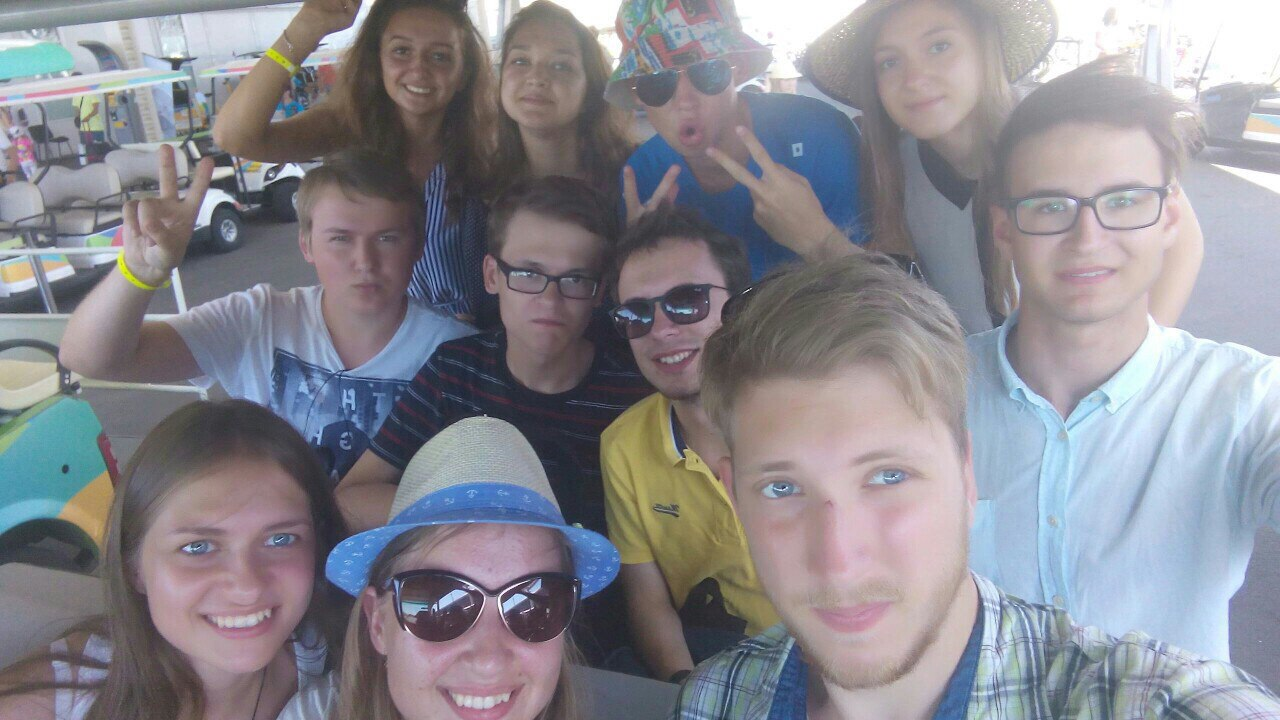
#> input picture HomeWork1/haarDetector/photo.jpg, 1280 x 720 px
$ python haarDetector.py
#> lines starting #> are read from the running program, lines starting #| are printed output that depends on the picture; after the words box and inside, x2 and y2 are one past the last pixel; in counts of white or black regions, pixels touching at a corner belong together
import numpy as np
import cv2
from matplotlib import pyplot as plt
from os.path import realpath, normpath

face_cascade=cv2.CascadeClassifier('/usr/local/Cellar/opencv/2.4.12/share/OpenCV/haarcascades/haarcascade_frontalface_default.xml')
#face_cascade = cv2.CascadeClassifier('haarcascade_frontalface_default.xml')
eye_cascade = cv2.CascadeClassifier('/usr/local/Cellar/opencv/2.4.12/share/OpenCV/haarcascades/haarcascade_eye.xml')

img = cv2.imread('photo.jpg')
#> img is the input picture: shape (720, 1280, 3); mean B, G, R 143.5, 136.5, 137.7
gray = cv2.cvtColor(img, cv2.COLOR_BGR2GRAY)
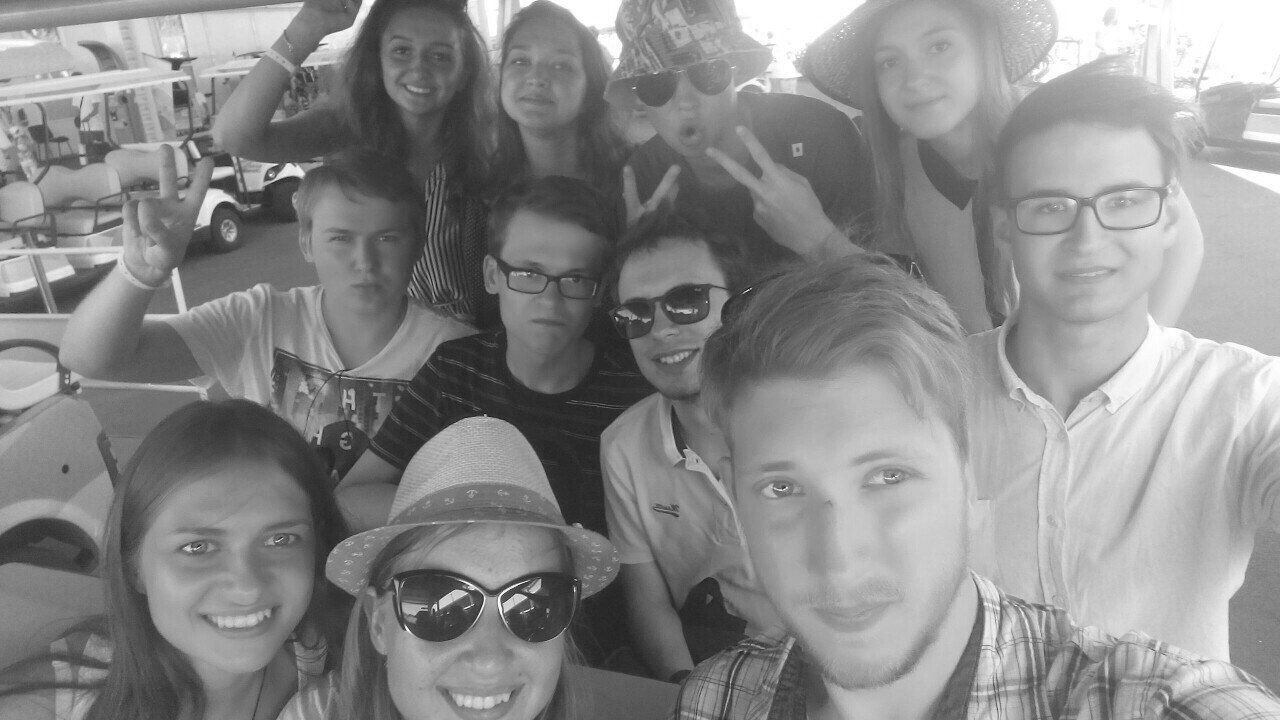
#> gray: shape (720, 1280); min 6, max 255, mean 137.6

faces = face_cascade.detectMultiScale(gray, 1.3, 5)
#> faces = [[369, 17, 102, 102], [488, 30, 96, 96], [308, 197, 107, 107], [479, 214, 148, 148], [994, 137, 192, 192], [126, 464, 222, 222], [707, 387, 280, 280]]

for (x,y,w,h) in faces:
    cv2.rectangle(img,(x,y),(x+w,y+h),(255,0,0),2)
    roi_gray = gray[y:y+h, x:x+w]
    roi_color = img[y:y+h, x:x+w]
    eyes = eye_cascade.detectMultiScale(roi_gray)
    for (ex,ey,ew,eh) in eyes:
        cv2.rectangle(roi_color,(ex,ey),(ex+ew,ey+eh),(0,255,0),2)
#> this loop made 7 passes
#> (x, y, w, h, eyes) on passes 1 to 7: (369, 17, 102, 102, [[18, 21, 28, 28]]), (488, 30, 96, 96, [[19, 18, 27, 27]]), (308, 197, 107, 107, [[66, 30, 23, 23], [15, 23, 37, 37]]), (479, 214, 148, 148, [[86, 54, 23, 23]]), (994, 137, 192, 192, [[106, 46, 37, 37], [40, 58, 26, 26]]), (126, 464, 222, 222, [[41, 55, 58, 58], [130, 51, 50, 50]]), (707, 387, 280, 280, [[147, 60, 60, 60], [43, 74, 55, 55]])
#> pass 1, `roi_gray = gray[y:y+h, x:x+w]`:
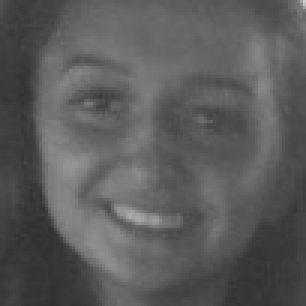
#> roi_gray: shape (102, 102) (shown 3 times larger); min 47, max 201, mean 90.8
#> pass 1, `roi_color = img[y:y+h, x:x+w]`:
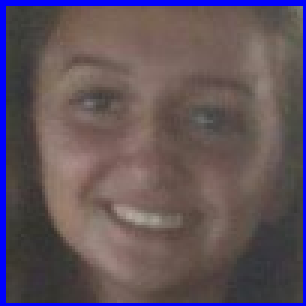
#> roi_color: shape (102, 102, 3) (shown 3 times larger); mean B, G, R 91.7, 83, 97
#> pass 2, `roi_color = img[y:y+h, x:x+w]`:
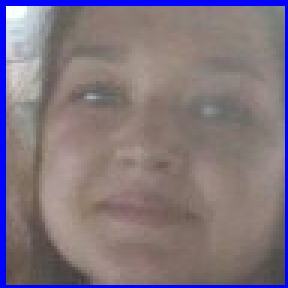
#> roi_color: shape (96, 96, 3) (shown 3 times larger); mean B, G, R 127, 117, 129.4
#> after the loop:
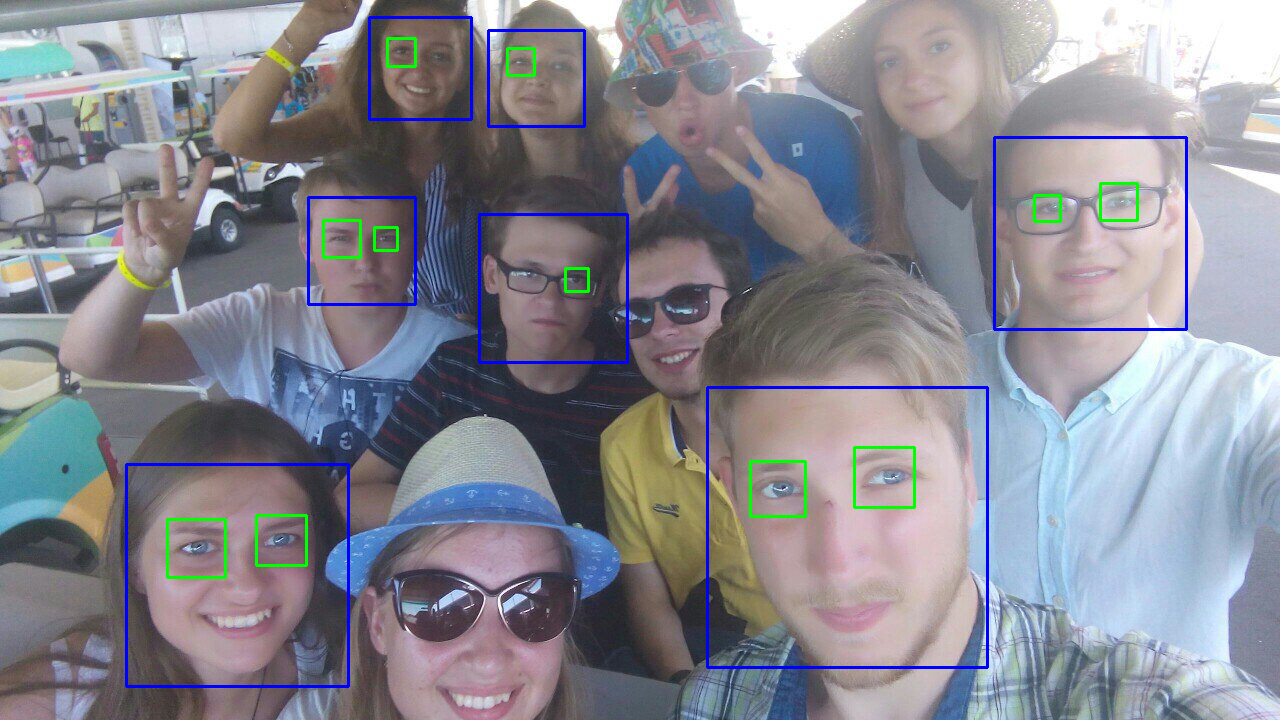
#> img: shape (720, 1280, 3); 2.04% of pixels changed, all inside (x1, y1, x2, y2) = (125, 16, 1188, 688)
#> after the loop:
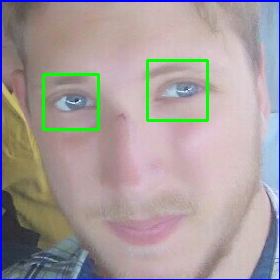
#> roi_color: shape (280, 280, 3); mean B, G, R 156.9, 156.1, 166.6
#> after the loop:
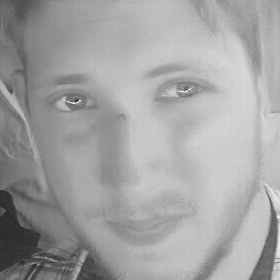
#> roi_gray: shape (280, 280); min 26, max 251, mean 162.1

cv2.namedWindow('frame')
cv2.imshow('frame',img)
cv2.waitKey(0)
cv2.destroyAllWindows()
